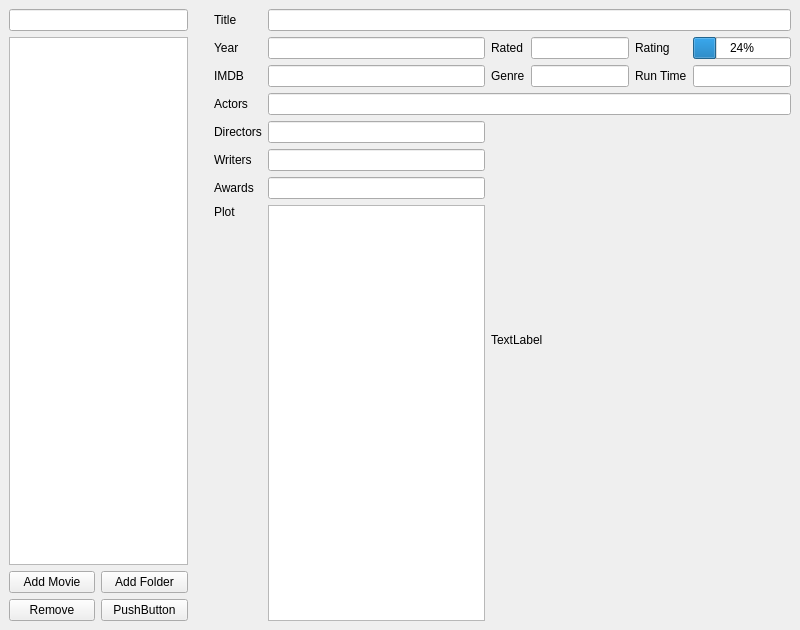
<?xml version="1.0" encoding="UTF-8"?>
<ui version="4.0">
 <class>MainWindow</class>
 <widget class="QMainWindow" name="MainWindow">
  <property name="geometry">
   <rect>
    <x>0</x>
    <y>0</y>
    <width>800</width>
    <height>621</height>
   </rect>
  </property>
  <property name="sizePolicy">
   <sizepolicy hsizetype="Expanding" vsizetype="Expanding">
    <horstretch>0</horstretch>
    <verstretch>0</verstretch>
   </sizepolicy>
  </property>
  <property name="windowTitle">
   <string>Personal Movie Manager</string>
  </property>
  <property name="unifiedTitleAndToolBarOnMac">
   <bool>true</bool>
  </property>
  <widget class="QWidget" name="centralwidget">
   <property name="sizePolicy">
    <sizepolicy hsizetype="Expanding" vsizetype="Expanding">
     <horstretch>0</horstretch>
     <verstretch>0</verstretch>
    </sizepolicy>
   </property>
   <layout class="QGridLayout" name="gridLayout_3">
    <item row="4" column="6" rowspan="4" colspan="4">
     <widget class="QLabel" name="poster">
      <property name="minimumSize">
       <size>
        <width>300</width>
        <height>438</height>
       </size>
      </property>
      <property name="text">
       <string>TextLabel</string>
      </property>
     </widget>
    </item>
    <item row="3" column="5" colspan="5">
     <widget class="QLineEdit" name="actors"/>
    </item>
    <item row="1" column="7">
     <widget class="QLineEdit" name="rated"/>
    </item>
    <item row="5" column="4">
     <widget class="QLabel" name="label_12">
      <property name="text">
       <string>Writers</string>
      </property>
     </widget>
    </item>
    <item row="3" column="4">
     <widget class="QLabel" name="label_4">
      <property name="text">
       <string>Actors</string>
      </property>
     </widget>
    </item>
    <item row="2" column="7">
     <widget class="QLineEdit" name="genre"/>
    </item>
    <item row="1" column="8">
     <widget class="QLabel" name="label">
      <property name="text">
       <string>Rating</string>
      </property>
     </widget>
    </item>
    <item row="0" column="3" rowspan="11">
     <spacer name="verticalSpacer">
      <property name="orientation">
       <enum>Qt::Vertical</enum>
      </property>
      <property name="sizeHint" stdset="0">
       <size>
        <width>20</width>
        <height>40</height>
       </size>
      </property>
     </spacer>
    </item>
    <item row="4" column="5">
     <widget class="QLineEdit" name="directors"/>
    </item>
    <item row="6" column="4">
     <widget class="QLabel" name="label_13">
      <property name="text">
       <string>Awards</string>
      </property>
     </widget>
    </item>
    <item row="1" column="5">
     <widget class="QLineEdit" name="year"/>
    </item>
    <item row="6" column="5">
     <widget class="QLineEdit" name="awards"/>
    </item>
    <item row="1" column="9">
     <widget class="QProgressBar" name="rating">
      <property name="value">
       <number>24</number>
      </property>
     </widget>
    </item>
    <item row="0" column="4">
     <widget class="QLabel" name="label_5">
      <property name="text">
       <string>Title</string>
      </property>
     </widget>
    </item>
    <item row="1" column="6">
     <widget class="QLabel" name="label_7">
      <property name="text">
       <string>Rated</string>
      </property>
     </widget>
    </item>
    <item row="2" column="5">
     <widget class="QLineEdit" name="imdb"/>
    </item>
    <item row="7" column="4">
     <widget class="QLabel" name="label_11">
      <property name="text">
       <string>Plot</string>
      </property>
      <property name="alignment">
       <set>Qt::AlignLeading|Qt::AlignLeft|Qt::AlignTop</set>
      </property>
     </widget>
    </item>
    <item row="4" column="4">
     <widget class="QLabel" name="label_10">
      <property name="text">
       <string>Directors</string>
      </property>
     </widget>
    </item>
    <item row="2" column="8">
     <widget class="QLabel" name="label_8">
      <property name="text">
       <string>Run Time</string>
      </property>
     </widget>
    </item>
    <item row="1" column="4">
     <widget class="QLabel" name="label_6">
      <property name="text">
       <string>Year</string>
      </property>
     </widget>
    </item>
    <item row="0" column="5" colspan="5">
     <widget class="QLineEdit" name="title"/>
    </item>
    <item row="2" column="9">
     <widget class="QLineEdit" name="runtime"/>
    </item>
    <item row="2" column="4">
     <widget class="QLabel" name="label_2">
      <property name="text">
       <string>IMDB</string>
      </property>
     </widget>
    </item>
    <item row="5" column="5">
     <widget class="QLineEdit" name="writers"/>
    </item>
    <item row="2" column="6">
     <widget class="QLabel" name="label_3">
      <property name="text">
       <string>Genre</string>
      </property>
     </widget>
    </item>
    <item row="0" column="0" colspan="2">
     <widget class="QLineEdit" name="search"/>
    </item>
    <item row="9" column="0">
     <widget class="QPushButton" name="addMovie">
      <property name="text">
       <string>Add Movie</string>
      </property>
     </widget>
    </item>
    <item row="9" column="1">
     <widget class="QPushButton" name="addFolder">
      <property name="text">
       <string>Add Folder</string>
      </property>
     </widget>
    </item>
    <item row="10" column="0">
     <widget class="QPushButton" name="remove">
      <property name="text">
       <string>Remove</string>
      </property>
     </widget>
    </item>
    <item row="10" column="1">
     <widget class="QPushButton" name="pushButton">
      <property name="text">
       <string>PushButton</string>
      </property>
     </widget>
    </item>
    <item row="7" column="5" rowspan="4">
     <widget class="QPlainTextEdit" name="plot"/>
    </item>
    <item row="1" column="0" rowspan="8" colspan="2">
     <widget class="QListWidget" name="MovieList"/>
    </item>
   </layout>
  </widget>
 </widget>
 <resources/>
 <connections/>
</ui>
